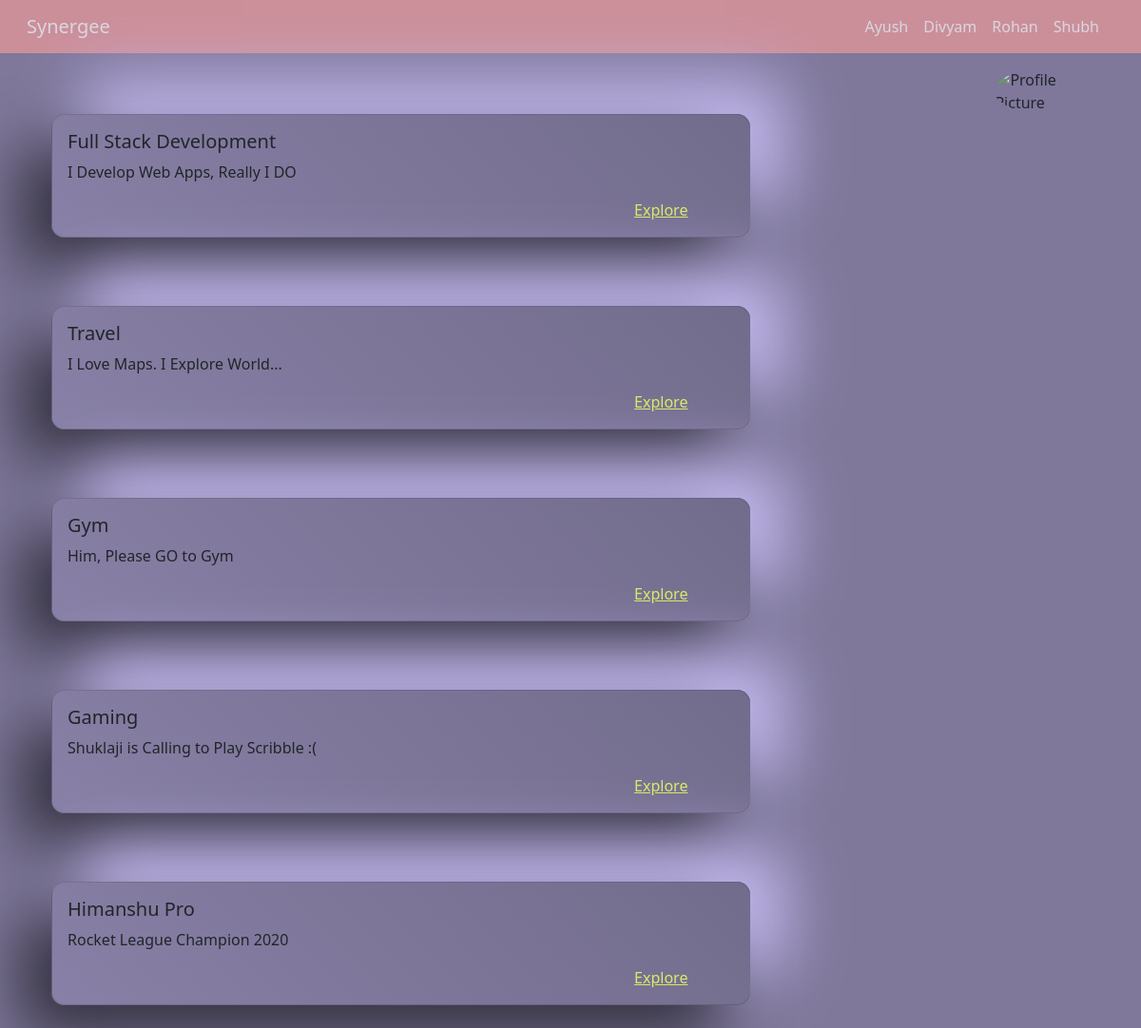
The page /profile/4/ on the database its author committed.
### group/models.py (models this page shows, shortened)
class Member(models.Model):
    first_name = models.CharField(max_length=56)
    last_name = models.CharField(max_length=56)
    image = models.URLField()
    email = models.EmailField(max_length=56)
    interests = models.ManyToManyField(Interest)
    github_url = models.URLField(blank=True,null=True)
    linkedin_url = models.URLField(blank=True,null=True)
    resume_url = models.URLField(blank=True,null=True)
    class Meta:
        ordering = ('first_name',)

class Interest(models.Model):
    type = models.CharField(max_length=100)
    definition = models.CharField(max_length=150,null=True)
    familiarity = models.PositiveIntegerField(default=10)

### group/views.py (the view)
# urls.py: path('profile/<int:id>/',views.DetailProfile.as_view(),name='detail-profile'),
class DetailProfile(View):
    def get(self,request,id):
        members = Member.objects.all()
        member = get_object_or_404(Member,pk=id)
        context = {
            'member':member,
            'members':members
        }
        return render(request,'group/profile.html',context)

### group/templates/group/profile.html
{% extends 'base.html' %}
{% load static %}
{% block content %}
<div class="container">
    <img class="corner-pic" src="https://ik.imagekit.io/lddlbwmmx2g/cam-1612528810004_9aphZZFVf.jpg" alt="Profile Picture">
    <div class="row">
        {% for interest in member.interests.all %}
        <div class="col-12">
                <div class="card mb-4 mt-5 cat-card">
                    <div class="card-body">
                    <h5 class="card-title">{{interest.type}}</h5>
                    <p class="card-text red">{{interest.definition}}</p>
                    <a href="{% url 'list-post' member.id interest.id %}" class="card-link card-explore-link">Explore</a>
                    </div>
                </div>
            </div>
            {% empty %}
                <p class='lead'>No Interests Found</p>
            {% endfor %}
    </div>
</div>
{% endblock %}

### templates/base.html (shortened to what this page needs)
<!doctype html>
{% load static %}
<html lang="en">
<head>
  <link href="https://cdn.jsdelivr.net/npm/bootstrap@5.0.0-beta1/dist/css/bootstrap.min.css" rel="stylesheet">
  <link rel="stylesheet" href="{% static 'css/style.css' %}">
</head>
<body>
  <nav class="navbar navbar-expand-lg navbar-dark">
    <div class="container-fluid">
      <a class="navbar-brand ms-3" href="{% url 'list-profile' %}">Synergee</a>
      <div class="collapse navbar-collapse" id="navbarSupportedContent">
        <ul class="navbar-nav ms-auto me-4 mb-2 mb-lg-0">
          {% for member in members %}
          <li class="nav-item">
            <a class="nav-link active" aria-current="page"
              href="{% url 'detail-profile' member.id %}">{{member.first_name|capfirst}}</a>
          </li>
          {% endfor %}
      </div>
    </div>
  </nav>
  <div class="mt-3">
    {% block content %} {% endblock %}
  </div>
</body>
</html>

### static/css/style.css (style rules this page uses)
body { background-color: #7f789b; }
.navbar { background-color: rgb(236, 154, 154); opacity: 70%; }
.corner-pic { width: 10%; border-radius: 50%; float: right; }
@media (min-width:576px) { .card-explore-link { margin-left: 0%; } }
@media (min-width:576px) { .cat-card { width: 75%; } }
@media (min-width:992px) { .card-explore-link { margin-left: 85%; } }
@media (min-width:992px) { .cat-card { width: 75%; } }
.card-explore-link { color: rgb(216, 236, 101); }
.cat-card { border-radius: 14px; background: linear-gradient(225deg, #726c8c, #8880a6); box-shadow: -33px 33px 67px #33303e, 33px -33px 67px #cbc0f8; }

### rows shown on the page
Member: first_name "Ayush"
Member: first_name "Divyam"
Member: first_name "Rohan"
Member: first_name "Shubh"
Interest: type "Full Stack Development", definition "I Develop Web Apps, Really I DO"
Interest: type "Travel", definition "I Love Maps. I Explore World..."
Interest: type "Gym", definition "Him, Please GO to Gym"
Interest: type "Gaming", definition "Shuklaji is Calling to Play Scribble :("
Interest: type "Himanshu Pro", definition "Rocket League Champion 2020"
